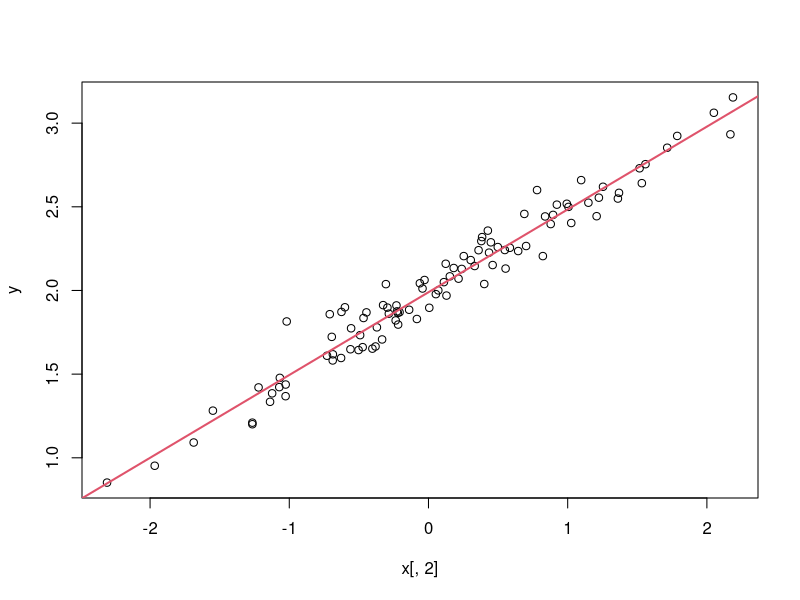

The R script that drew this image:
## ---- chunk 1
#' Get the OLS solution
#' 
#' @param y our response, which is an n-vector
#' @param X our data matrix, which is n by p
#' @export
do_least_squares <- function(y, X) {
  if(nrow(X) != length(y))
    stop("The number of rows of X must match the length of y.")
  as.numeric(solve(crossprod(X), crossprod(X, y)))
}
## ---- chunk 2
set.seed(123)
n <- 100
p <- 1
x <- cbind(1, matrix(rnorm(n*p), n, p))
beta_star <- c(2, 0.5)
sigma <- 0.1
y <- x %*% beta_star + sigma * rnorm(n)
## ---- chunk 3
betahat <- do_least_squares(y, x)
## ---- chunk 4
plot(x[, 2], y)
abline(betahat[1], betahat[2], col = 2, lwd=2)
## ---- chunk 5
fit_lm <- lm(y ~ x[, 2])
## ---- chunk 6
fit_lm$coefficients
## ---- chunk 7
betahat
## ---- chunk 8
testthat::test_that("do_least_squares() works", {
  set.seed(123)
  n <- 100
  p <- 1
  x <- cbind(1, matrix(rnorm(n*p), n, p))
  beta_star <- c(2, 0.5)
  sigma <- 0.1
  y <- x %*% beta_star + sigma * rnorm(n)
  fit_lm <- lm(y ~ x[, 2])
  # do lm and our function give the same coefficient vector?
  testthat::expect_equal(do_least_squares(y, x),
                         as.numeric(fit_lm$coefficients))
  # do we get the desired error when there is a length mismatch?
  testthat::expect_error(do_least_squares(y[-1], x), "must match")
})
## ---- chunk 9
#' Get the OLS solution using lsfit()
#' 
#' @param y our response, which is an n-vector
#' @param X our data matrix, which is n by p
#' @export
do_least_squares_with_lsfit <- function(y, X) {
  fit <- stats::lsfit(x = X, y = y, intercept = FALSE)
  return(as.numeric(fit$coefficients))
}
